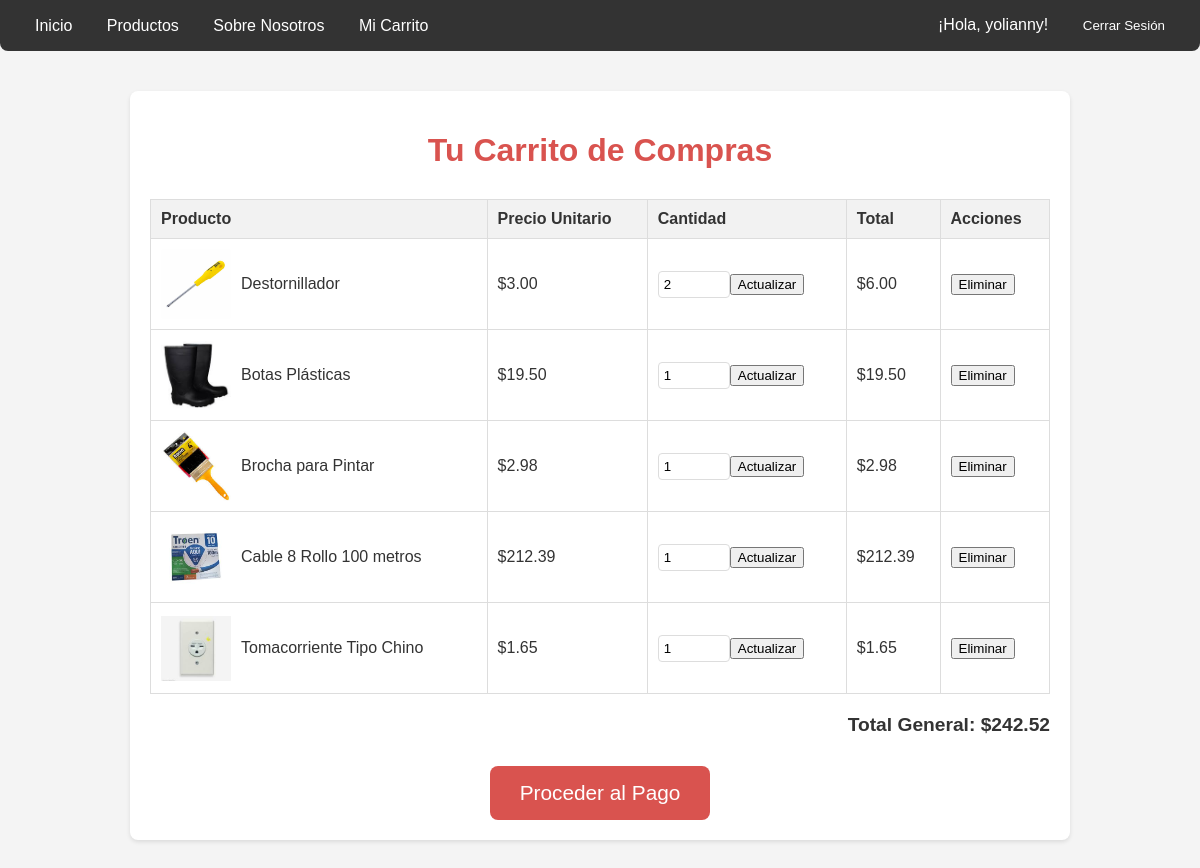
The app's page /carrito/ (signed in) with its own data.
### productos/models.py (models this page shows, shortened)
class CartItem(models.Model):
    cart = models.ForeignKey(Cart, on_delete=models.CASCADE, related_name='items')
    producto = models.ForeignKey(Producto, on_delete=models.CASCADE)
    quantity = models.PositiveIntegerField(default=1)
    class Meta:
        verbose_name = "Ítem del Carrito"
        verbose_name_plural = "Ítems del Carrito"
        unique_together = ('cart', 'producto') # Un producto solo puede estar una vez en el mismo carrito
    @property
    def total_price(self):
        return self.quantity * self.producto.precio

class Producto(models.Model):
    nombre = models.CharField(max_length=150, unique=True, verbose_name="Nombre del Producto")
    descripcion = models.TextField(blank=True, null=True, verbose_name="Descripción detallada")
    precio = models.DecimalField(max_digits=10, decimal_places=2, verbose_name="Precio Unitario")
    stock = models.IntegerField(default=0, verbose_name="Cantidad en Stock")
    imagen = models.ImageField(upload_to='productos/', blank=True, null=True, verbose_name="Imagen del Producto") # <<-- ¡Añade esta línea!
    codigo_sku = models.CharField(max_length=50, unique=True, blank=True, null=True, verbose_name="Código SKU")
    categoria = models.CharField(max_length=100, blank=True, null=True, verbose_name="Categoría")
    fecha_creacion = models.DateTimeField(auto_now_add=True, verbose_name="Fecha de Creación")
    ultima_actualizacion = models.DateTimeField(auto_now=True, verbose_name="Última Actualización")
    activo = models.BooleanField(default=True, verbose_name="Producto Activo")
    class Meta:
        verbose_name = "Producto de Ferretería"
        verbose_name_plural = "Productos de Ferretería"
        ordering = ['nombre'] # Ordenar productos por nombre por defecto

### productos/views.py (the view)
# urls.py: path('carrito/', cart_detail, name='cart_detail'),
def cart_detail(request):
    cart = get_or_create_cart(request)
    cart_items = cart.items.all()
    total_general = sum(item.total_price for item in cart_items)
    context = {
        'cart_items': cart_items,
        'cart': cart,
        'total_general': total_general,
    }
    return render(request, 'productos/cart_detail.html', context)

### productos/views.py (called while the page is built, shortened)
def get_or_create_cart(request):
    if request.user.is_authenticated:
        cart, created = Cart.objects.get_or_create(user=request.user)
    return cart

### productos/templates/productos/cart_detail.html (shortened to what this page needs)
<!DOCTYPE html>
<html lang="es">
<head>
</head>
<body>
    <div class="navbar">
        <div>
            <a href="{% url 'home' %}">Inicio</a>
            <a href="{% url 'productos_list' %}">Productos</a>
            <a href="{% url 'about_us' %}">Sobre Nosotros</a>
            <a href="{% url 'cart_detail' %}">Mi Carrito</a>
        </div>
        <div>
            {% if user.is_authenticated %}
                <span class="welcome-message">¡Hola, {{ user.username }}!</span>
                <form action="{% url 'logout' %}" method="post" style="display:inline;">
                    <button type="submit" style="background: none; border: none; color: white; cursor: pointer; padding: 8px 15px; border-radius: 5px; transition: background-color 0.3s ease;">
                        Cerrar Sesión
                    </button>
                </form>
            {% else %}
                <a href="{% url 'login' %}">Iniciar Sesión</a>
                <a href="{% url 'register' %}">Registrarse</a>
            {% endif %}
        </div>
    </div>
    <div class="container">
        <h1>Tu Carrito de Compras</h1>
        {% if cart_items %}
            <table class="cart-table">
                <thead>
                    <tr>
                        <th>Producto</th>
                        <th>Precio Unitario</th>
                        <th>Cantidad</th>
                        <th>Total</th>
                        <th>Acciones</th>
                    </tr>
                </thead>
                <tbody>
                    {% for item in cart_items %}
                    <tr>
                        <td>
                            <div class="product-info">
                                {% if item.producto.imagen %}
                                    <img src="{{ item.producto.imagen.url }}" alt="{{ item.producto.nombre }}">
                                {% else %}
                                    <img src="/media/no_image.png" alt="Sin imagen">
                                {% endif %}
                                {{ item.producto.nombre }}
                            </div>
                        </td>
                        <td>${{ item.producto.precio }}</td>
                        <td>
                            <form action="{% url 'update_cart_item' item.id %}" method="post" style="display:flex; align-items:center;">
                                <input type="number" name="quantity" value="{{ item.quantity }}" min="0" max="{{ item.producto.stock }}" class="quantity-input">
                                <button type="submit" class="update-btn">Actualizar</button>
                            </form>
                        </td>
                        <td>${{ item.total_price }}</td>
                        <td>
                            <form action="{% url 'remove_from_cart' item.id %}" method="post" style="display:inline;">
                                <button type="submit" class="remove-btn">Eliminar</button>
                            </form>
                        </td>
                    </tr>
                    {% endfor %}
                </tbody>
            </table>
            <div class="cart-summary">
                Total General: ${{ total_general }}
            </div>
            <a href="{% url 'checkout' %}" class="checkout-btn">Proceder al Pago</a>
        {% else %}
            <p class="empty-cart-message">Tu carrito de compras está vacío.</p>
            <a href="{% url 'productos_list' %}" class="checkout-btn" style="background-color: #337ab7;">Ver Productos</a>
        {% endif %}
    </div>
</body>
</html>

### productos/templates/productos/cart_detail.html (style rules this page uses)
body { font-family: Arial, sans-serif; margin: 0; background-color: #f4f4f4; color: #333; }
.navbar { background-color: #333; padding: 10px 20px; display: flex; justify-content: space-between; align-items: center; margin-bottom: 20px; border-radius: 0 0 8px 8px; }
.navbar a { color: white; text-decoration: none; padding: 8px 15px; border-radius: 5px; transition: background-color 0.3s ease; }
.navbar .welcome-message { color: white; margin-right: 15px; }
.container { max-width: 900px; margin: 40px auto; padding: 20px; background-color: #fff; border-radius: 8px; box-shadow: 0 2px 4px rgba(0,0,0,0.1); }
h1 { color: #d9534f; text-align: center; margin-bottom: 30px; }
.cart-table { width: 100%; border-collapse: collapse; margin-bottom: 20px; }
.cart-table th, .cart-table td { border: 1px solid #ddd; padding: 10px; text-align: left; }
.cart-table th { background-color: #f2f2f2; font-weight: bold; }
.cart-table td img { width: 70px; height: 70px; object-fit: contain; border-radius: 4px; margin-right: 10px; vertical-align: middle; }
.cart-table .product-info { display: flex; align-items: center; }
.cart-table .quantity-input { width: 60px; padding: 5px; border: 1px solid #ddd; border-radius: 4px; }
.cart-summary { text-align: right; font-size: 1.2em; font-weight: bold; margin-bottom: 30px; }
.checkout-btn { display: block; width: fit-content; margin: 0 auto; padding: 15px 30px; background-color: #d9534f; color: white; text-decoration: none; border-radius: 8px; font-size: 1.3em; text-align: center; transition: background-color 0.3s ease; }

### records on screen
CartItem: producto.imagen (picture), producto.nombre "Destornillador", producto.precio "3.00", quantity "2", total_price "6.00"
CartItem: producto.imagen (picture), producto.nombre "Botas Plásticas", producto.precio "19.50", quantity "1", total_price "19.50"
CartItem: producto.imagen (picture), producto.nombre "Brocha para Pintar", producto.precio "2.98", quantity "1", total_price "2.98"
CartItem: producto.imagen (picture), producto.nombre "Cable 8 Rollo 100 metros", producto.precio "212.39", quantity "1", total_price "212.39"
CartItem: producto.imagen (picture), producto.nombre "Tomacorriente Tipo Chino", producto.precio "1.65", quantity "1", total_price "1.65"

### other values on screen
{{ user.username }} "yolianny"
{{ total_general }} "242.52"
